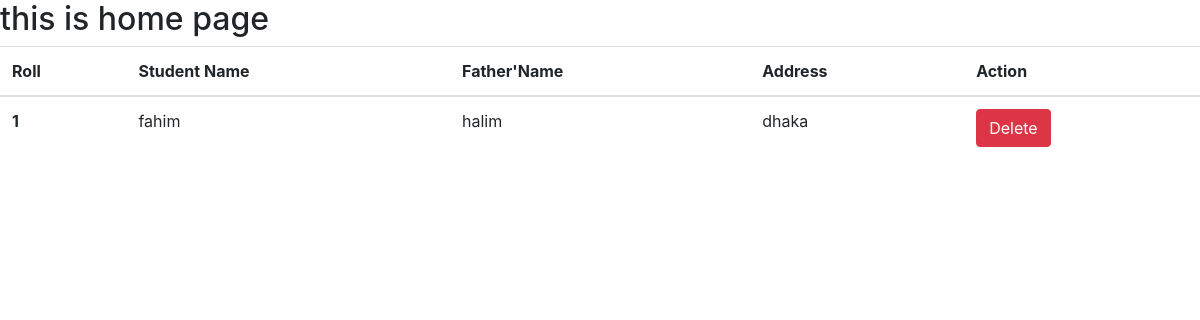
/, run on an earlier commit of the app's database.
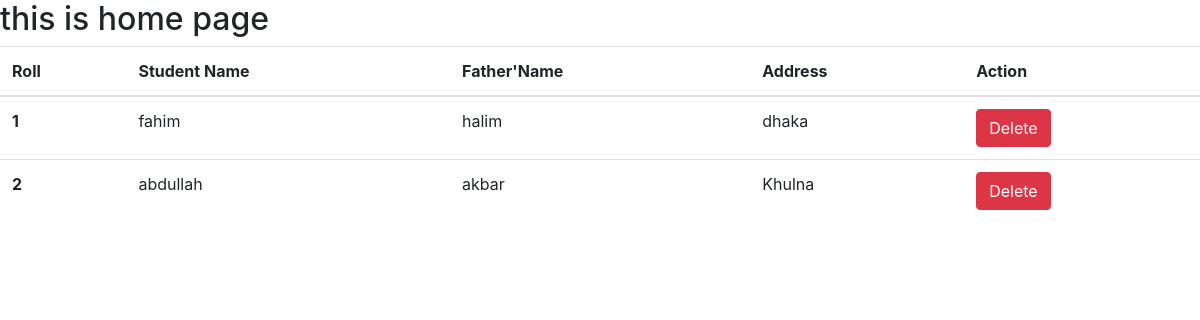
And on a later commit of the database.
### first_app/models.py (models this page shows, shortened)
class Student(models.Model):
    name=models.CharField(max_length=20)
    roll=models.IntegerField(primary_key=True)
    address=models.TextField()
    father_name=models.TextField(default='rohim')

### first_app/views.py (the view)
# urls.py: path('',views.home,name='homepage'),
def home(request):
    student=models.Student.objects.all()
    return render(request,'home.html',{'data':student})

### first_app/templates/home.html (shortened to what this page needs)
<!DOCTYPE html>
<html lang="en">
  <head>
    <link
      rel="stylesheet"
      href="https://cdn.jsdelivr.net/npm/bootstrap@4.0.0/dist/css/bootstrap.min.css"
    />
  </head>
  <body>
    <h2>this is home page</h2>
    {% if data %}
    <table class="table">
      <thead>
        <tr>
          <th scope="col">Roll</th>
          <th scope="col">Student Name</th>
          <th scope="col">Father'Name</th>
          <th scope="col">Address</th>
          <th scope="col">Action</th>
        </tr>
      </thead>
      <tbody>
        {% for st in data %}
        <tr>
          <th scope="row">{{st.roll}}</th>
          <td>{{st.name}}</td>
          <td>{{st.father_name}}</td>
          <td>{{st.address}}</td>
          <td><a class="btn btn-danger text-white" href="{% url "delete_student" st.roll %}">Delete</a></td>
        </tr>
        {% endfor %}
      </tbody>
    </table>
    {% else %}
    <h3>not data available</h3>
    {% endif %}
  </body>
</html>

What changed in the data, as far as the page shows it:
added Student: roll "2", name "abdullah", father_name "akbar", address "Khulna"
